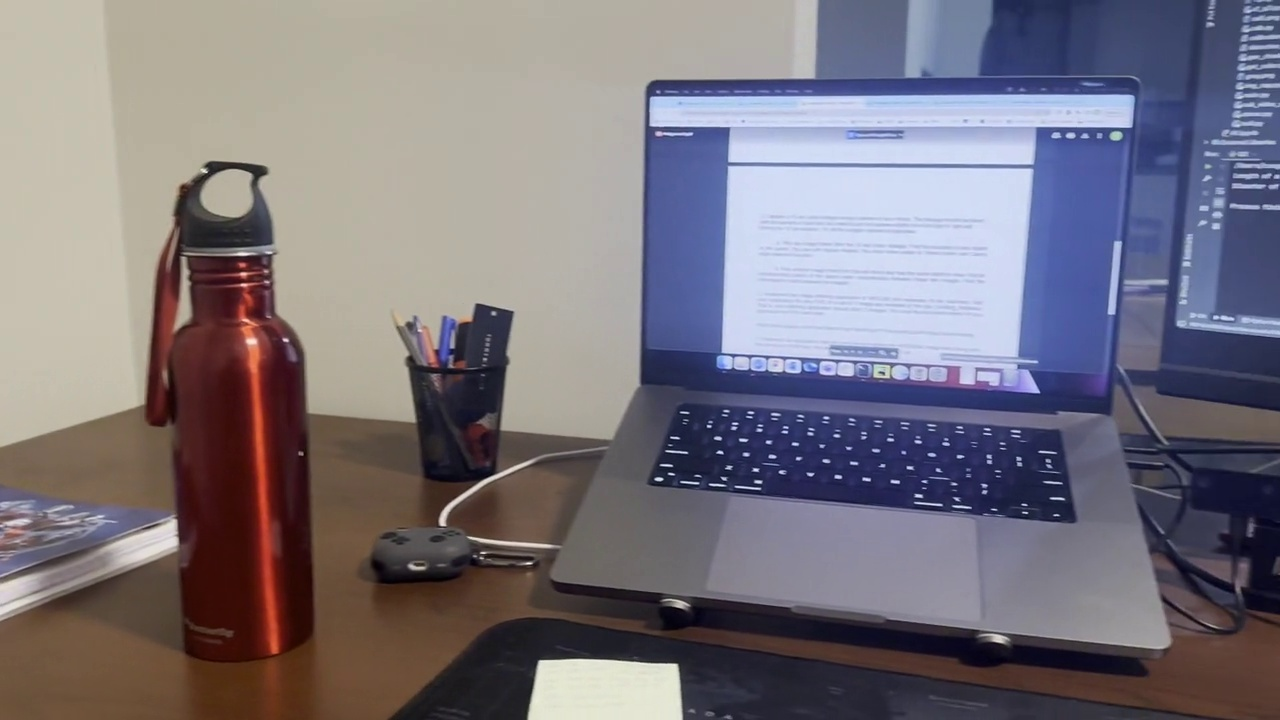
#> input picture A2/Q3/Frame.jpg, 1280 x 720 px
$ python A2Q3.py
#> lines starting #> are read from the running program, lines starting #| are printed output that depends on the picture; after the words box and inside, x2 and y2 are one past the last pixel; in counts of white or black regions, pixels touching at a corner belong together
import cv2
import numpy as np
from matplotlib import pyplot as plt

frame = cv2.imread("Frame.jpg")
#> frame is the input picture: shape (720, 1280, 3); mean B, G, R 125.4, 116.5, 122
gray = cv2.cvtColor(frame, cv2.COLOR_BGR2GRAY)
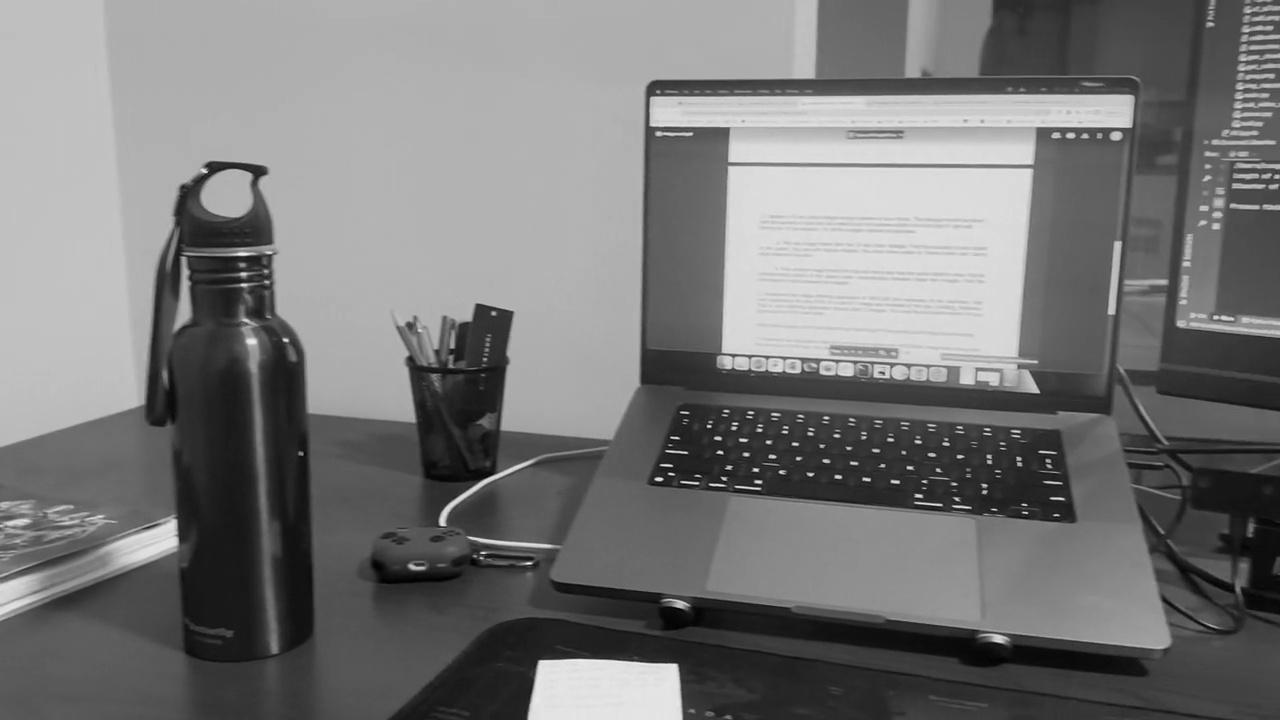
#> gray: shape (720, 1280); min 1, max 249, mean 119.1
height, width = gray.shape
#> height = 720; width = 1280

intergal_image = np.zeros((height, width))

for i in range(height):
    for j in range(width):
        intergal_image[i][j] = int(gray[i][j])

for i in range(1, width):
    intergal_image[0][i] += intergal_image[0][i - 1]
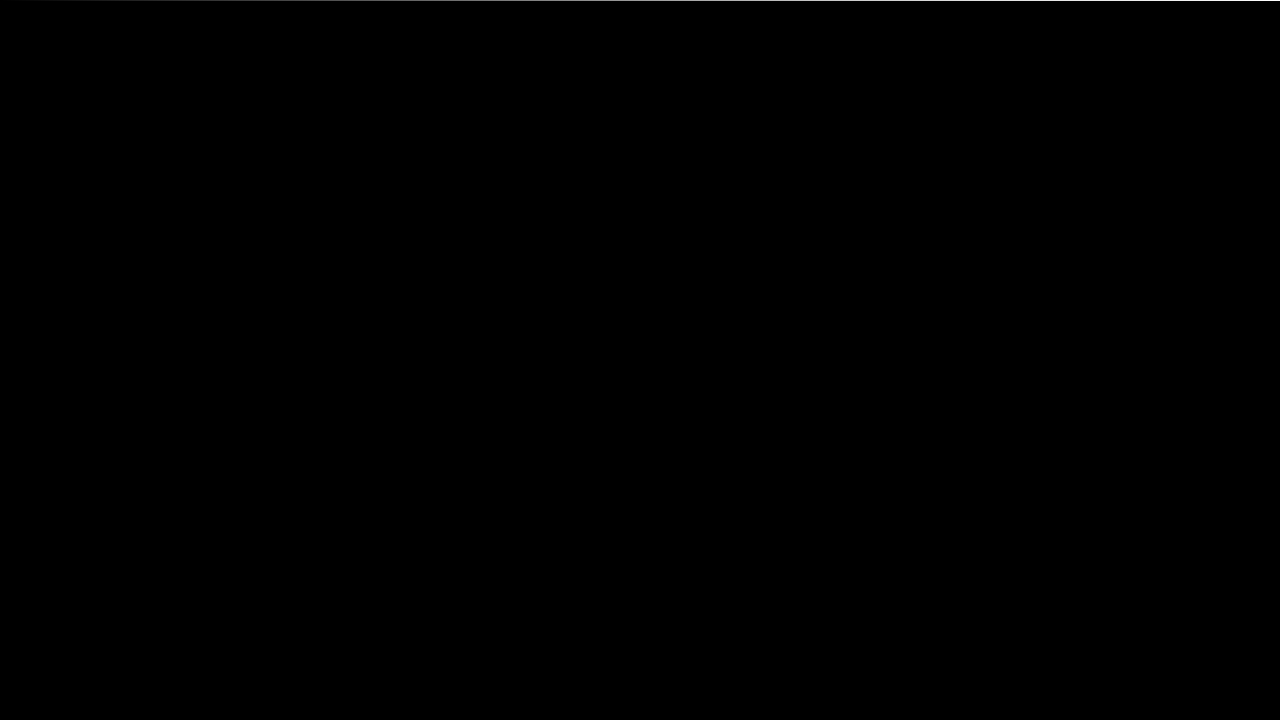
#> intergal_image: shape (720, 1280) float64; min 1, max 185671, mean 267.7; drawn with min black and max white

for j in range(1, height):
    intergal_image[j][0] += intergal_image[j - 1][0]
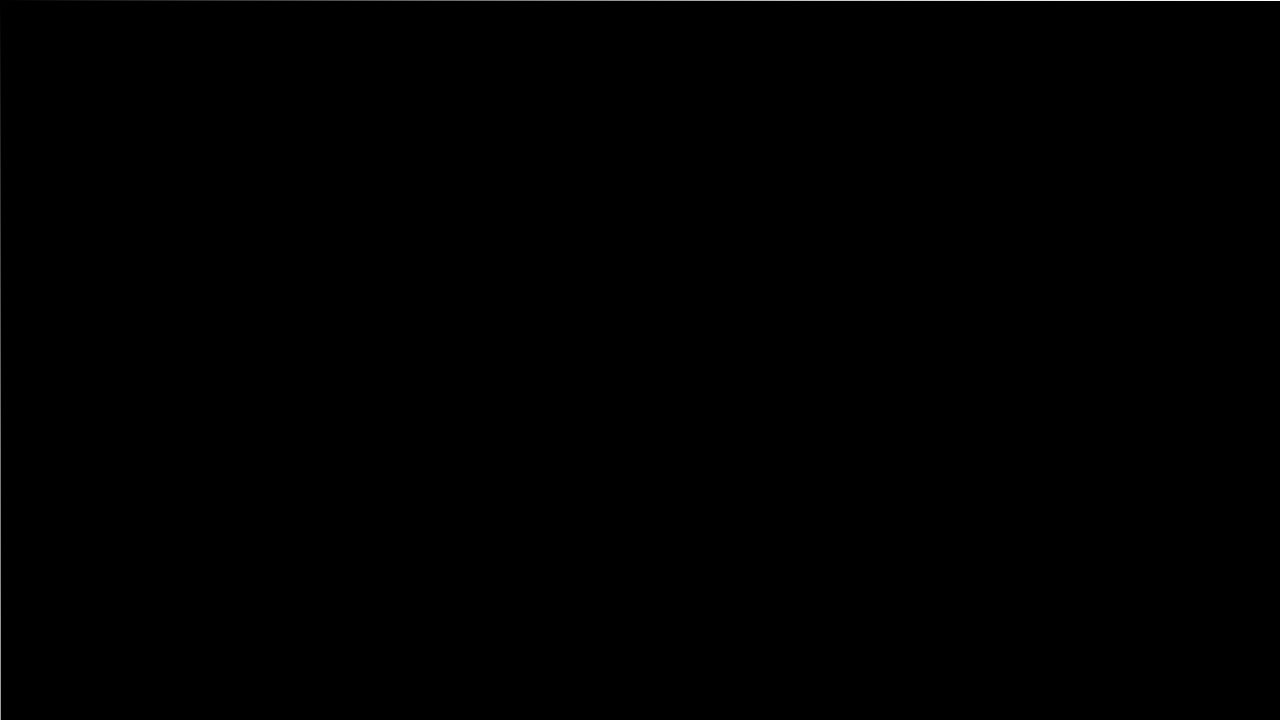
#> intergal_image: shape (720, 1280) float64; 0.08% of pixels changed, all inside (x1, y1, x2, y2) = (0, 1, 1, 720); drawn with min black and max white

for i in range(1, height):
    for j in range(1, width):
        intergal_image[i][j] = intergal_image[i - 1][j] + intergal_image[i][j - 1] - intergal_image[i - 1][j - 1] + gray[i][j]
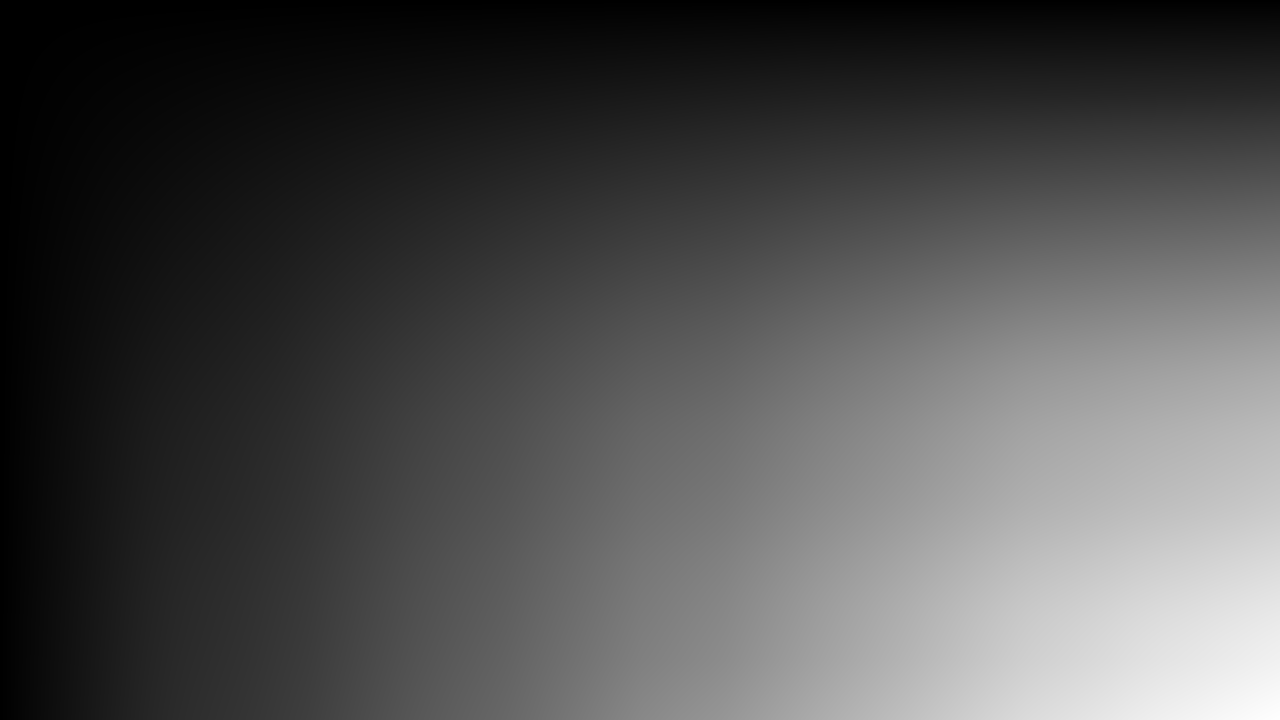
#> intergal_image: shape (720, 1280) float64; min 191, max 109805016, mean 34086841; drawn with min black and max white

print(intergal_image)
#> (printed output is left out)
np.savetxt('integral_matrix.txt', intergal_image, fmt='%d')
plt.plot(intergal_image)
plt.savefig("integral_image.jpg")
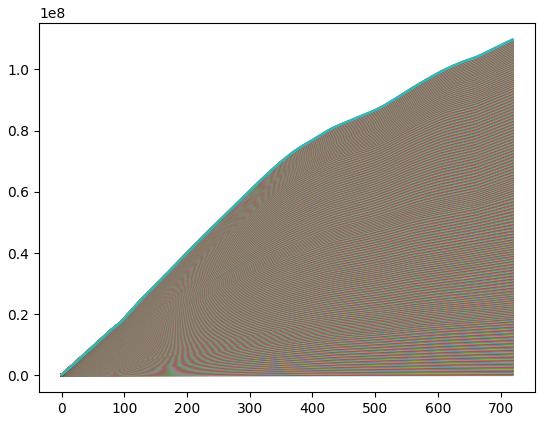
#> figure drawn by matplotlib, 1 panel; curve peaks at x = 719, y = 117704; curve peaks at x = 719, y = 235505; curve peaks at x = 719, y = 353342
plt.show()
